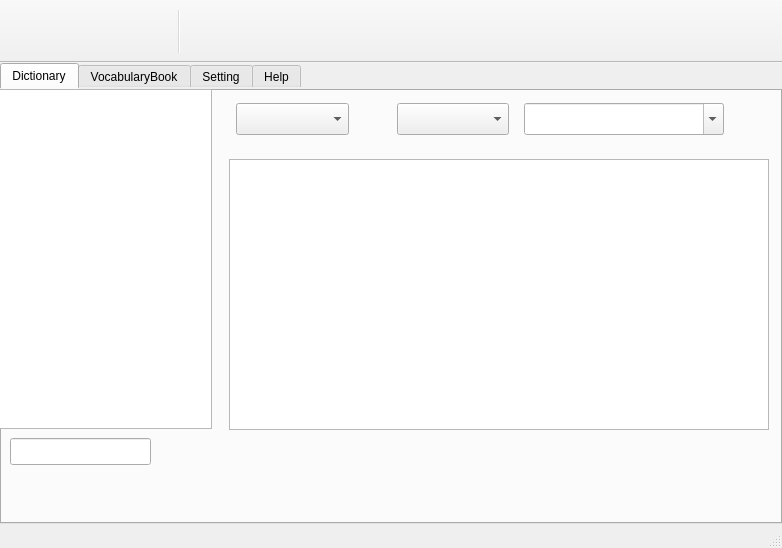
<?xml version="1.0" encoding="UTF-8"?>
<ui version="4.0">
 <class>MainWindow</class>
 <widget class="QMainWindow" name="MainWindow">
  <property name="geometry">
   <rect>
    <x>0</x>
    <y>0</y>
    <width>782</width>
    <height>548</height>
   </rect>
  </property>
  <property name="sizePolicy">
   <sizepolicy hsizetype="Fixed" vsizetype="Fixed">
    <horstretch>0</horstretch>
    <verstretch>0</verstretch>
   </sizepolicy>
  </property>
  <property name="minimumSize">
   <size>
    <width>782</width>
    <height>548</height>
   </size>
  </property>
  <property name="maximumSize">
   <size>
    <width>782</width>
    <height>548</height>
   </size>
  </property>
  <property name="sizeIncrement">
   <size>
    <width>0</width>
    <height>0</height>
   </size>
  </property>
  <property name="focusPolicy">
   <enum>Qt::NoFocus</enum>
  </property>
  <property name="windowTitle">
   <string/>
  </property>
  <property name="windowIcon">
   <iconset resource="mainwindow.qrc">
    <normaloff>:/res/appicon.png</normaloff>:/res/appicon.png</iconset>
  </property>
  <property name="iconSize">
   <size>
    <width>128</width>
    <height>128</height>
   </size>
  </property>
  <widget class="QWidget" name="centralWidget">
   <property name="focusPolicy">
    <enum>Qt::NoFocus</enum>
   </property>
   <widget class="QTabWidget" name="tabWidget">
    <property name="geometry">
     <rect>
      <x>0</x>
      <y>0</y>
      <width>782</width>
      <height>461</height>
     </rect>
    </property>
    <property name="sizePolicy">
     <sizepolicy hsizetype="Maximum" vsizetype="Maximum">
      <horstretch>0</horstretch>
      <verstretch>0</verstretch>
     </sizepolicy>
    </property>
    <property name="focusPolicy">
     <enum>Qt::NoFocus</enum>
    </property>
    <property name="layoutDirection">
     <enum>Qt::LeftToRight</enum>
    </property>
    <property name="styleSheet">
     <string notr="true">#tabWidget { 
     border: 0px solid gray; 
     border-radius: 0px; 
 } </string>
    </property>
    <property name="tabPosition">
     <enum>QTabWidget::North</enum>
    </property>
    <property name="tabShape">
     <enum>QTabWidget::Rounded</enum>
    </property>
    <property name="currentIndex">
     <number>0</number>
    </property>
    <property name="iconSize">
     <size>
      <width>20</width>
      <height>20</height>
     </size>
    </property>
    <property name="elideMode">
     <enum>Qt::ElideNone</enum>
    </property>
    <property name="usesScrollButtons">
     <bool>false</bool>
    </property>
    <widget class="QWidget" name="dictTab">
     <attribute name="title">
      <string>Dictionary</string>
     </attribute>
     <widget class="QListView" name="indexListView">
      <property name="geometry">
       <rect>
        <x>-1</x>
        <y>0</y>
        <width>213</width>
        <height>340</height>
       </rect>
      </property>
      <property name="acceptDrops">
       <bool>false</bool>
      </property>
      <property name="toolTip">
       <string/>
      </property>
      <property name="accessibleName">
       <string/>
      </property>
      <property name="editTriggers">
       <set>QAbstractItemView::NoEditTriggers</set>
      </property>
      <property name="showDropIndicator" stdset="0">
       <bool>false</bool>
      </property>
     </widget>
     <widget class="QComboBox" name="srcLanComboBox">
      <property name="geometry">
       <rect>
        <x>236</x>
        <y>14</y>
        <width>113</width>
        <height>32</height>
       </rect>
      </property>
      <property name="toolTip">
       <string>&lt;html&gt;&lt;head/&gt;&lt;body&gt;&lt;p&gt;Select source language.&lt;/p&gt;&lt;p&gt;'any' means not specified.&lt;/p&gt;&lt;/body&gt;&lt;/html&gt;</string>
      </property>
     </widget>
     <widget class="QComboBox" name="detLanComboBox">
      <property name="geometry">
       <rect>
        <x>397</x>
        <y>14</y>
        <width>112</width>
        <height>32</height>
       </rect>
      </property>
      <property name="toolTip">
       <string>&lt;html&gt;&lt;head/&gt;&lt;body&gt;&lt;p&gt;Select destination language.&lt;/p&gt;&lt;p&gt;'any' means not specified.&lt;/p&gt;&lt;/body&gt;&lt;/html&gt;</string>
      </property>
     </widget>
     <widget class="QLabel" name="label">
      <property name="geometry">
       <rect>
        <x>356</x>
        <y>21</y>
        <width>32</width>
        <height>18</height>
       </rect>
      </property>
      <property name="text">
       <string/>
      </property>
      <property name="pixmap">
       <pixmap resource="mainwindow.qrc">:/res/to_right_arrow.png</pixmap>
      </property>
     </widget>
     <widget class="QTextEdit" name="dictTextEdit">
      <property name="geometry">
       <rect>
        <x>229</x>
        <y>70</y>
        <width>540</width>
        <height>271</height>
       </rect>
      </property>
      <property name="acceptDrops">
       <bool>false</bool>
      </property>
      <property name="readOnly">
       <bool>true</bool>
      </property>
     </widget>
     <widget class="QToolButton" name="pgupToolButton2">
      <property name="geometry">
       <rect>
        <x>9</x>
        <y>378</y>
        <width>24</width>
        <height>32</height>
       </rect>
      </property>
      <property name="text">
       <string/>
      </property>
      <property name="icon">
       <iconset resource="mainwindow.qrc">
        <normaloff>:/res/left_arrow2.png</normaloff>:/res/left_arrow2.png</iconset>
      </property>
      <property name="iconSize">
       <size>
        <width>18</width>
        <height>32</height>
       </size>
      </property>
      <property name="autoRaise">
       <bool>true</bool>
      </property>
      <property name="arrowType">
       <enum>Qt::NoArrow</enum>
      </property>
     </widget>
     <widget class="QToolButton" name="pgupToolButton1">
      <property name="geometry">
       <rect>
        <x>47</x>
        <y>378</y>
        <width>24</width>
        <height>32</height>
       </rect>
      </property>
      <property name="text">
       <string/>
      </property>
      <property name="icon">
       <iconset resource="mainwindow.qrc">
        <normaloff>:/res/left_arrow.png</normaloff>:/res/left_arrow.png</iconset>
      </property>
      <property name="iconSize">
       <size>
        <width>18</width>
        <height>32</height>
       </size>
      </property>
      <property name="autoRaise">
       <bool>true</bool>
      </property>
     </widget>
     <widget class="QToolButton" name="pgdownToolButton1">
      <property name="geometry">
       <rect>
        <x>87</x>
        <y>378</y>
        <width>24</width>
        <height>32</height>
       </rect>
      </property>
      <property name="text">
       <string/>
      </property>
      <property name="icon">
       <iconset resource="mainwindow.qrc">
        <normaloff>:/res/right_arrow.png</normaloff>:/res/right_arrow.png</iconset>
      </property>
      <property name="iconSize">
       <size>
        <width>18</width>
        <height>32</height>
       </size>
      </property>
      <property name="autoRaise">
       <bool>true</bool>
      </property>
     </widget>
     <widget class="QToolButton" name="pgdownToolButton2">
      <property name="geometry">
       <rect>
        <x>126</x>
        <y>378</y>
        <width>24</width>
        <height>32</height>
       </rect>
      </property>
      <property name="text">
       <string/>
      </property>
      <property name="icon">
       <iconset resource="mainwindow.qrc">
        <normaloff>:/res/right_arrow2.png</normaloff>:/res/right_arrow2.png</iconset>
      </property>
      <property name="iconSize">
       <size>
        <width>18</width>
        <height>32</height>
       </size>
      </property>
      <property name="autoRaise">
       <bool>true</bool>
      </property>
     </widget>
     <widget class="QLineEdit" name="indexLineEdit">
      <property name="geometry">
       <rect>
        <x>10</x>
        <y>349</y>
        <width>141</width>
        <height>27</height>
       </rect>
      </property>
      <property name="toolTip">
       <string>Filter by a prefix</string>
      </property>
      <property name="statusTip">
       <string/>
      </property>
      <property name="placeholderText">
       <string/>
      </property>
     </widget>
     <widget class="QToolButton" name="saveButton">
      <property name="geometry">
       <rect>
        <x>705</x>
        <y>350</y>
        <width>48</width>
        <height>48</height>
       </rect>
      </property>
      <property name="toolTip">
       <string>Add to vocabulary book</string>
      </property>
      <property name="text">
       <string/>
      </property>
      <property name="icon">
       <iconset resource="mainwindow.qrc">
        <normaloff>:/res/favorite.png</normaloff>:/res/favorite.png</iconset>
      </property>
      <property name="iconSize">
       <size>
        <width>48</width>
        <height>48</height>
       </size>
      </property>
      <property name="autoRaise">
       <bool>true</bool>
      </property>
     </widget>
     <widget class="QToolButton" name="netdictButton">
      <property name="geometry">
       <rect>
        <x>630</x>
        <y>350</y>
        <width>48</width>
        <height>48</height>
       </rect>
      </property>
      <property name="toolTip">
       <string>No action</string>
      </property>
      <property name="text">
       <string/>
      </property>
      <property name="icon">
       <iconset resource="mainwindow.qrc">
        <normaloff>:/res/web.png</normaloff>:/res/web.png</iconset>
      </property>
      <property name="iconSize">
       <size>
        <width>48</width>
        <height>48</height>
       </size>
      </property>
      <property name="autoRaise">
       <bool>true</bool>
      </property>
     </widget>
     <widget class="QToolButton" name="queryButton">
      <property name="geometry">
       <rect>
        <x>729</x>
        <y>6</y>
        <width>48</width>
        <height>48</height>
       </rect>
      </property>
      <property name="toolTip">
       <string>Lookup</string>
      </property>
      <property name="text">
       <string/>
      </property>
      <property name="icon">
       <iconset resource="mainwindow.qrc">
        <normaloff>:/res/search.png</normaloff>:/res/search.png</iconset>
      </property>
      <property name="iconSize">
       <size>
        <width>48</width>
        <height>48</height>
       </size>
      </property>
      <property name="autoRaise">
       <bool>true</bool>
      </property>
     </widget>
     <widget class="QComboBox" name="inputComboBox">
      <property name="geometry">
       <rect>
        <x>524</x>
        <y>14</y>
        <width>200</width>
        <height>32</height>
       </rect>
      </property>
      <property name="focusPolicy">
       <enum>Qt::WheelFocus</enum>
      </property>
      <property name="editable">
       <bool>true</bool>
      </property>
     </widget>
    </widget>
    <widget class="QWidget" name="vocabularyTab">
     <attribute name="title">
      <string>VocabularyBook</string>
     </attribute>
     <widget class="QLineEdit" name="vbInput">
      <property name="geometry">
       <rect>
        <x>127</x>
        <y>30</y>
        <width>290</width>
        <height>32</height>
       </rect>
      </property>
      <property name="readOnly">
       <bool>false</bool>
      </property>
     </widget>
     <widget class="QRadioButton" name="vbExplHideradioButton">
      <property name="geometry">
       <rect>
        <x>670</x>
        <y>30</y>
        <width>81</width>
        <height>23</height>
       </rect>
      </property>
      <property name="text">
       <string>Hide</string>
      </property>
     </widget>
     <widget class="QTableView" name="vbookTableView">
      <property name="geometry">
       <rect>
        <x>70</x>
        <y>80</y>
        <width>460</width>
        <height>331</height>
       </rect>
      </property>
      <property name="palette">
       <palette>
        <active>
         <colorrole role="Text">
          <brush brushstyle="SolidPattern">
           <color alpha="255">
            <red>0</red>
            <green>0</green>
            <blue>255</blue>
           </color>
          </brush>
         </colorrole>
        </active>
        <inactive>
         <colorrole role="Text">
          <brush brushstyle="SolidPattern">
           <color alpha="255">
            <red>0</red>
            <green>0</green>
            <blue>255</blue>
           </color>
          </brush>
         </colorrole>
        </inactive>
        <disabled>
         <colorrole role="Text">
          <brush brushstyle="SolidPattern">
           <color alpha="255">
            <red>124</red>
            <green>120</green>
            <blue>119</blue>
           </color>
          </brush>
         </colorrole>
        </disabled>
       </palette>
      </property>
      <property name="font">
       <font>
        <family>Sans Serif</family>
       </font>
      </property>
      <property name="focusPolicy">
       <enum>Qt::StrongFocus</enum>
      </property>
      <property name="horizontalScrollBarPolicy">
       <enum>Qt::ScrollBarAlwaysOff</enum>
      </property>
      <property name="sizeAdjustPolicy">
       <enum>QAbstractScrollArea::AdjustIgnored</enum>
      </property>
      <property name="selectionMode">
       <enum>QAbstractItemView::SingleSelection</enum>
      </property>
      <property name="selectionBehavior">
       <enum>QAbstractItemView::SelectRows</enum>
      </property>
      <attribute name="horizontalHeaderVisible">
       <bool>false</bool>
      </attribute>
      <attribute name="horizontalHeaderHighlightSections">
       <bool>true</bool>
      </attribute>
      <attribute name="horizontalHeaderShowSortIndicator" stdset="0">
       <bool>false</bool>
      </attribute>
      <attribute name="verticalHeaderDefaultSectionSize">
       <number>50</number>
      </attribute>
      <attribute name="verticalHeaderHighlightSections">
       <bool>false</bool>
      </attribute>
     </widget>
     <widget class="QToolButton" name="vbdelToolButton">
      <property name="geometry">
       <rect>
        <x>20</x>
        <y>140</y>
        <width>32</width>
        <height>32</height>
       </rect>
      </property>
      <property name="toolTip">
       <string>&lt;html&gt;&lt;head/&gt;&lt;body&gt;&lt;p&gt;Delete a item&lt;/p&gt;&lt;/body&gt;&lt;/html&gt;</string>
      </property>
      <property name="text">
       <string/>
      </property>
      <property name="icon">
       <iconset resource="mainwindow.qrc">
        <normaloff>:/res/remove.png</normaloff>:/res/remove.png</iconset>
      </property>
      <property name="iconSize">
       <size>
        <width>32</width>
        <height>32</height>
       </size>
      </property>
      <property name="autoRaise">
       <bool>true</bool>
      </property>
     </widget>
     <widget class="QToolButton" name="vbclearToolButton">
      <property name="geometry">
       <rect>
        <x>20</x>
        <y>190</y>
        <width>32</width>
        <height>32</height>
       </rect>
      </property>
      <property name="toolTip">
       <string>&lt;html&gt;&lt;head/&gt;&lt;body&gt;&lt;p&gt;Delete all items&lt;/p&gt;&lt;/body&gt;&lt;/html&gt;</string>
      </property>
      <property name="text">
       <string/>
      </property>
      <property name="icon">
       <iconset resource="mainwindow.qrc">
        <normaloff>:/res/clear_all.png</normaloff>:/res/clear_all.png</iconset>
      </property>
      <property name="iconSize">
       <size>
        <width>32</width>
        <height>32</height>
       </size>
      </property>
      <property name="autoRaise">
       <bool>true</bool>
      </property>
     </widget>
     <widget class="QLabel" name="vbExplLabel">
      <property name="geometry">
       <rect>
        <x>555</x>
        <y>80</y>
        <width>205</width>
        <height>320</height>
       </rect>
      </property>
      <property name="palette">
       <palette>
        <active>
         <colorrole role="Text">
          <brush brushstyle="SolidPattern">
           <color alpha="255">
            <red>0</red>
            <green>0</green>
            <blue>255</blue>
           </color>
          </brush>
         </colorrole>
        </active>
        <inactive>
         <colorrole role="Text">
          <brush brushstyle="SolidPattern">
           <color alpha="255">
            <red>0</red>
            <green>0</green>
            <blue>255</blue>
           </color>
          </brush>
         </colorrole>
        </inactive>
        <disabled>
         <colorrole role="Text">
          <brush brushstyle="SolidPattern">
           <color alpha="255">
            <red>124</red>
            <green>120</green>
            <blue>119</blue>
           </color>
          </brush>
         </colorrole>
        </disabled>
       </palette>
      </property>
      <property name="font">
       <font>
        <family>Sans Serif</family>
       </font>
      </property>
      <property name="text">
       <string/>
      </property>
      <property name="scaledContents">
       <bool>false</bool>
      </property>
      <property name="wordWrap">
       <bool>true</bool>
      </property>
     </widget>
     <widget class="QComboBox" name="vbModeComboBox">
      <property name="geometry">
       <rect>
        <x>20</x>
        <y>30</y>
        <width>88</width>
        <height>32</height>
       </rect>
      </property>
     </widget>
     <widget class="QToolButton" name="vbpreItemTlBtn">
      <property name="geometry">
       <rect>
        <x>17</x>
        <y>240</y>
        <width>38</width>
        <height>38</height>
       </rect>
      </property>
      <property name="toolTip">
       <string>&lt;html&gt;&lt;head/&gt;&lt;body&gt;&lt;p&gt;Move  up a  item&lt;/p&gt;&lt;/body&gt;&lt;/html&gt;</string>
      </property>
      <property name="text">
       <string/>
      </property>
      <property name="icon">
       <iconset resource="mainwindow.qrc">
        <normaloff>:/res/up-48x48.png</normaloff>:/res/up-48x48.png</iconset>
      </property>
      <property name="iconSize">
       <size>
        <width>48</width>
        <height>48</height>
       </size>
      </property>
      <property name="autoRaise">
       <bool>true</bool>
      </property>
     </widget>
     <widget class="QToolButton" name="vbnextItemTlBtn">
      <property name="geometry">
       <rect>
        <x>18</x>
        <y>296</y>
        <width>38</width>
        <height>38</height>
       </rect>
      </property>
      <property name="toolTip">
       <string>&lt;html&gt;&lt;head/&gt;&lt;body&gt;&lt;p&gt;Move down a item&lt;/p&gt;&lt;/body&gt;&lt;/html&gt;</string>
      </property>
      <property name="text">
       <string/>
      </property>
      <property name="icon">
       <iconset resource="mainwindow.qrc">
        <normaloff>:/res/down-48x48.png</normaloff>:/res/down-48x48.png</iconset>
      </property>
      <property name="iconSize">
       <size>
        <width>48</width>
        <height>48</height>
       </size>
      </property>
      <property name="autoRaise">
       <bool>true</bool>
      </property>
     </widget>
     <widget class="QLabel" name="vbExamScoreLabel">
      <property name="geometry">
       <rect>
        <x>531</x>
        <y>30</y>
        <width>109</width>
        <height>25</height>
       </rect>
      </property>
      <property name="text">
       <string/>
      </property>
     </widget>
     <widget class="QComboBox" name="vbcmbRepeatCount">
      <property name="geometry">
       <rect>
        <x>438</x>
        <y>30</y>
        <width>61</width>
        <height>31</height>
       </rect>
      </property>
      <property name="focusPolicy">
       <enum>Qt::StrongFocus</enum>
      </property>
      <property name="toolTip">
       <string>&lt;html&gt;&lt;head/&gt;&lt;body&gt;&lt;p&gt;How many times for studying a word&lt;/p&gt;&lt;/body&gt;&lt;/html&gt;</string>
      </property>
      <property name="layoutDirection">
       <enum>Qt::LeftToRight</enum>
      </property>
      <property name="editable">
       <bool>false</bool>
      </property>
      <property name="currentText">
       <string comment="0">3</string>
      </property>
      <item>
       <property name="text">
        <string>3</string>
       </property>
      </item>
      <item>
       <property name="text">
        <string>5</string>
       </property>
      </item>
      <item>
       <property name="text">
        <string>8</string>
       </property>
      </item>
      <item>
       <property name="text">
        <string>12</string>
       </property>
      </item>
      <item>
       <property name="text">
        <string>20</string>
       </property>
      </item>
      <item>
       <property name="text">
        <string>100</string>
       </property>
      </item>
     </widget>
    </widget>
    <widget class="QWidget" name="settingTab">
     <property name="enabled">
      <bool>true</bool>
     </property>
     <attribute name="title">
      <string>Setting</string>
     </attribute>
     <widget class="QTabWidget" name="settingTabWidget">
      <property name="geometry">
       <rect>
        <x>0</x>
        <y>0</y>
        <width>777</width>
        <height>421</height>
       </rect>
      </property>
      <property name="focusPolicy">
       <enum>Qt::NoFocus</enum>
      </property>
      <property name="styleSheet">
       <string notr="true">#setting_Tab { 
     border: 0px solid gray; 
     border-radius: 0px; 
 } </string>
      </property>
      <property name="tabPosition">
       <enum>QTabWidget::South</enum>
      </property>
      <property name="currentIndex">
       <number>0</number>
      </property>
      <property name="elideMode">
       <enum>Qt::ElideNone</enum>
      </property>
      <property name="documentMode">
       <bool>true</bool>
      </property>
      <property name="tabsClosable">
       <bool>false</bool>
      </property>
      <widget class="QWidget" name="tab">
       <property name="styleSheet">
        <string notr="true">#tab { 
     border: 0px solid gray; 
     border-radius: 0px; 
 } </string>
       </property>
       <attribute name="title">
        <string>General</string>
       </attribute>
       <widget class="QGroupBox" name="groupBox_3">
        <property name="geometry">
         <rect>
          <x>14</x>
          <y>0</y>
          <width>380</width>
          <height>381</height>
         </rect>
        </property>
        <property name="toolTip">
         <string>&lt;html&gt;&lt;head/&gt;&lt;body&gt;&lt;p&gt;After double click selection on &lt;span style=&quot; color:#0000ff;&quot;&gt;emacs&lt;/span&gt;, left button click will do the selection again,&lt;span style=&quot; color:#ff0000;&quot;&gt; temporarily turn on &lt;/span&gt; this switch  can prevent this situation.&lt;/p&gt;&lt;/body&gt;&lt;/html&gt;</string>
        </property>
        <property name="styleSheet">
         <string notr="true">#groupBox_3 { 
     border: 0px solid gray; 
     border-radius: 0px; 
 } </string>
        </property>
        <property name="title">
         <string>Option</string>
        </property>
        <widget class="QLabel" name="uilanLabel">
         <property name="geometry">
          <rect>
           <x>25</x>
           <y>60</y>
           <width>118</width>
           <height>26</height>
          </rect>
         </property>
         <property name="text">
          <string>UI Language</string>
         </property>
        </widget>
        <widget class="QComboBox" name="uilanComboBox">
         <property name="geometry">
          <rect>
           <x>149</x>
           <y>60</y>
           <width>210</width>
           <height>27</height>
          </rect>
         </property>
         <property name="toolTip">
          <string/>
         </property>
         <item>
          <property name="text">
           <string>English</string>
          </property>
         </item>
         <item>
          <property name="text">
           <string>汉语</string>
          </property>
         </item>
        </widget>
        <widget class="QLabel" name="fontSizeLabel">
         <property name="geometry">
          <rect>
           <x>25</x>
           <y>161</y>
           <width>102</width>
           <height>17</height>
          </rect>
         </property>
         <property name="text">
          <string>Font Size</string>
         </property>
        </widget>
        <widget class="QComboBox" name="fontsizeComboBox">
         <property name="geometry">
          <rect>
           <x>147</x>
           <y>156</y>
           <width>211</width>
           <height>27</height>
          </rect>
         </property>
         <property name="toolTip">
          <string/>
         </property>
         <item>
          <property name="text">
           <string>9</string>
          </property>
         </item>
         <item>
          <property name="text">
           <string>10</string>
          </property>
         </item>
         <item>
          <property name="text">
           <string>11</string>
          </property>
         </item>
        </widget>
        <widget class="QLabel" name="fontLabel">
         <property name="geometry">
          <rect>
           <x>25</x>
           <y>113</y>
           <width>87</width>
           <height>17</height>
          </rect>
         </property>
         <property name="text">
          <string>Font</string>
         </property>
        </widget>
        <widget class="QCheckBox" name="systemTrayCheckBox">
         <property name="geometry">
          <rect>
           <x>25</x>
           <y>290</y>
           <width>157</width>
           <height>25</height>
          </rect>
         </property>
         <property name="layoutDirection">
          <enum>Qt::LeftToRight</enum>
         </property>
         <property name="text">
          <string>System Tray </string>
         </property>
         <property name="tristate">
          <bool>false</bool>
         </property>
        </widget>
        <widget class="QFontComboBox" name="fontComboBox">
         <property name="enabled">
          <bool>true</bool>
         </property>
         <property name="geometry">
          <rect>
           <x>146</x>
           <y>107</y>
           <width>209</width>
           <height>27</height>
          </rect>
         </property>
         <property name="toolTip">
          <string/>
         </property>
         <property name="editable">
          <bool>false</bool>
         </property>
        </widget>
        <widget class="QToolButton" name="resetSettingToolButton">
         <property name="geometry">
          <rect>
           <x>10</x>
           <y>340</y>
           <width>318</width>
           <height>31</height>
          </rect>
         </property>
         <property name="toolTip">
          <string/>
         </property>
         <property name="text">
          <string>Restore to Default Setting</string>
         </property>
        </widget>
        <widget class="QCheckBox" name="nonRepeatSelectionCheckBox">
         <property name="geometry">
          <rect>
           <x>25</x>
           <y>210</y>
           <width>222</width>
           <height>25</height>
          </rect>
         </property>
         <property name="toolTip">
          <string>&lt;html&gt;&lt;head/&gt;&lt;body&gt;&lt;p&gt;After double click selection on &lt;span style=&quot; color:#0000ff;&quot;&gt;Emacs,&lt;/span&gt; left click will do the selection again,&lt;span style=&quot; color:#0000ff;&quot;/&gt;&lt;span style=&quot; color:#ff0000;&quot;&gt;turn on&lt;/span&gt; this switch can prevent this situation。&lt;/p&gt;&lt;/body&gt;&lt;/html&gt;</string>
         </property>
         <property name="layoutDirection">
          <enum>Qt::LeftToRight</enum>
         </property>
         <property name="text">
          <string>Non-repeat selection</string>
         </property>
         <property name="tristate">
          <bool>false</bool>
         </property>
        </widget>
       </widget>
      </widget>
      <widget class="QWidget" name="tab_2">
       <property name="styleSheet">
        <string notr="true">#tab_2 { 
     border: 0px solid gray; 
     border-radius: 0px; 
 } </string>
       </property>
       <attribute name="title">
        <string>Dict</string>
       </attribute>
       <widget class="QGroupBox" name="cwsGroupBox">
        <property name="enabled">
         <bool>true</bool>
        </property>
        <property name="geometry">
         <rect>
          <x>350</x>
          <y>10</y>
          <width>424</width>
          <height>371</height>
         </rect>
        </property>
        <property name="autoFillBackground">
         <bool>false</bool>
        </property>
        <property name="styleSheet">
         <string notr="true">#cwsGroupBox { 
     border: 1px solid gray; 
     border-radius: 1px; 
 } </string>
        </property>
        <property name="title">
         <string>Capture Word Setting</string>
        </property>
        <property name="checkable">
         <bool>false</bool>
        </property>
        <property name="checked">
         <bool>false</bool>
        </property>
        <widget class="QGroupBox" name="cwsGroupBox1">
         <property name="geometry">
          <rect>
           <x>10</x>
           <y>40</y>
           <width>384</width>
           <height>101</height>
          </rect>
         </property>
         <property name="toolTip">
          <string/>
         </property>
         <property name="autoFillBackground">
          <bool>false</bool>
         </property>
         <property name="styleSheet">
          <string notr="true">#cwsGroupBox1{ 
     border: 0px solid gray; 
     border-radius: 0px;
 }</string>
         </property>
         <property name="title">
          <string>Enable Setting</string>
         </property>
         <property name="flat">
          <bool>false</bool>
         </property>
         <property name="checkable">
          <bool>false</bool>
         </property>
         <widget class="QCheckBox" name="cwsEnableCheckBox">
          <property name="geometry">
           <rect>
            <x>8</x>
            <y>38</y>
            <width>91</width>
            <height>22</height>
           </rect>
          </property>
          <property name="toolTip">
           <string>&lt;html&gt;&lt;head/&gt;&lt;body&gt;&lt;p&gt;Enable/disable capture&lt;/p&gt;&lt;/body&gt;&lt;/html&gt;</string>
          </property>
          <property name="text">
           <string>Enable</string>
          </property>
         </widget>
        </widget>
        <widget class="QGroupBox" name="cwsGroupBox2">
         <property name="geometry">
          <rect>
           <x>10</x>
           <y>160</y>
           <width>385</width>
           <height>71</height>
          </rect>
         </property>
         <property name="styleSheet">
          <string notr="true">#cwsGroupBox2{ 
     border: 0px solid gray; 
     border-radius: 1px; 
 } </string>
         </property>
         <property name="title">
          <string>Capture Method</string>
         </property>
         <property name="flat">
          <bool>false</bool>
         </property>
         <widget class="QCheckBox" name="cwsSelectionCheckBox">
          <property name="geometry">
           <rect>
            <x>9</x>
            <y>38</y>
            <width>177</width>
            <height>22</height>
           </rect>
          </property>
          <property name="toolTip">
           <string>&lt;html&gt;&lt;head/&gt;&lt;body&gt;&lt;p&gt;Capture by mouse selection or double click text (highlighted text).&lt;/p&gt;&lt;/body&gt;&lt;/html&gt;</string>
          </property>
          <property name="text">
           <string>Mouse Selection</string>
          </property>
         </widget>
         <widget class="QCheckBox" name="cwsClipboardCheckBox">
          <property name="geometry">
           <rect>
            <x>218</x>
            <y>38</y>
            <width>129</width>
            <height>22</height>
           </rect>
          </property>
          <property name="toolTip">
           <string>&lt;html&gt;&lt;head/&gt;&lt;body&gt;&lt;p&gt;Capture word of clipboard.&lt;/p&gt;&lt;/body&gt;&lt;/html&gt;</string>
          </property>
          <property name="text">
           <string>Clipboard</string>
          </property>
         </widget>
         <widget class="QCheckBox" name="cwsMouseCheckBox">
          <property name="enabled">
           <bool>true</bool>
          </property>
          <property name="geometry">
           <rect>
            <x>335</x>
            <y>38</y>
            <width>63</width>
            <height>20</height>
           </rect>
          </property>
          <property name="toolTip">
           <string>&lt;html&gt;&lt;head/&gt;&lt;body&gt;&lt;p&gt;Capture word by mouse over.&lt;/p&gt;&lt;p&gt;Not support  windows_x64  yet.&lt;/p&gt;&lt;/body&gt;&lt;/html&gt;</string>
          </property>
          <property name="text">
           <string>Mouse Over</string>
          </property>
          <property name="checkable">
           <bool>true</bool>
          </property>
         </widget>
        </widget>
        <widget class="QGroupBox" name="cwsGroupBox3">
         <property name="geometry">
          <rect>
           <x>10</x>
           <y>261</y>
           <width>380</width>
           <height>80</height>
          </rect>
         </property>
         <property name="styleSheet">
          <string notr="true">#cwsGroupBox3{ 
     border: 0px solid gray; 
     border-radius: 1px; 
 } </string>
         </property>
         <property name="title">
          <string>Capture Dialog</string>
         </property>
         <widget class="QCheckBox" name="cwsAutoCloseEnCheckBox">
          <property name="geometry">
           <rect>
            <x>9</x>
            <y>38</y>
            <width>133</width>
            <height>21</height>
           </rect>
          </property>
          <property name="text">
           <string>Autoclose</string>
          </property>
         </widget>
        </widget>
        <widget class="QLabel" name="label_2">
         <property name="geometry">
          <rect>
           <x>382</x>
           <y>110</y>
           <width>16</width>
           <height>17</height>
          </rect>
         </property>
         <property name="text">
          <string>&gt;</string>
         </property>
        </widget>
        <widget class="QComboBox" name="cwsShortcutkeyComboBox">
         <property name="geometry">
          <rect>
           <x>282</x>
           <y>105</y>
           <width>85</width>
           <height>27</height>
          </rect>
         </property>
         <property name="editable">
          <bool>false</bool>
         </property>
         <property name="currentText">
          <string>KEY_A</string>
         </property>
         <item>
          <property name="text">
           <string>KEY_A</string>
          </property>
         </item>
         <item>
          <property name="text">
           <string>KEY_B</string>
          </property>
         </item>
         <item>
          <property name="text">
           <string>KEY_C</string>
          </property>
         </item>
         <item>
          <property name="text">
           <string>KEY_D</string>
          </property>
         </item>
         <item>
          <property name="text">
           <string>KEY_E</string>
          </property>
         </item>
         <item>
          <property name="text">
           <string>KEY_F</string>
          </property>
         </item>
         <item>
          <property name="text">
           <string>KEY_G</string>
          </property>
         </item>
         <item>
          <property name="text">
           <string>KEY_H</string>
          </property>
         </item>
         <item>
          <property name="text">
           <string>KEY_I</string>
          </property>
         </item>
         <item>
          <property name="text">
           <string>KEY_J</string>
          </property>
         </item>
         <item>
          <property name="text">
           <string>KEY_K</string>
          </property>
         </item>
         <item>
          <property name="text">
           <string>KEY_L</string>
          </property>
         </item>
         <item>
          <property name="text">
           <string>KEY_M</string>
          </property>
         </item>
         <item>
          <property name="text">
           <string>KEY_N</string>
          </property>
         </item>
         <item>
          <property name="text">
           <string>KEY_O</string>
          </property>
         </item>
         <item>
          <property name="text">
           <string>KEY_P</string>
          </property>
         </item>
         <item>
          <property name="text">
           <string>KEY_Q</string>
          </property>
         </item>
         <item>
          <property name="text">
           <string>KEY_R</string>
          </property>
         </item>
         <item>
          <property name="text">
           <string>KEY_S</string>
          </property>
         </item>
         <item>
          <property name="text">
           <string>KEY_T</string>
          </property>
         </item>
         <item>
          <property name="text">
           <string>KEY_U</string>
          </property>
         </item>
         <item>
          <property name="text">
           <string>KEY_V</string>
          </property>
         </item>
         <item>
          <property name="text">
           <string>KEY_W</string>
          </property>
         </item>
         <item>
          <property name="text">
           <string>KEY_X</string>
          </property>
         </item>
         <item>
          <property name="text">
           <string>KEY_Y</string>
          </property>
         </item>
         <item>
          <property name="text">
           <string>KEY_Z</string>
          </property>
         </item>
        </widget>
        <widget class="QLabel" name="cwsShortcutkeylabel">
         <property name="geometry">
          <rect>
           <x>22</x>
           <y>108</y>
           <width>131</width>
           <height>27</height>
          </rect>
         </property>
         <property name="toolTip">
          <string>&lt;!DOCTYPE HTML PUBLIC &quot;-//W3C//DTD HTML 4.0//EN&quot; &quot;http://www.w3.org/TR/REC-html40/strict.dtd&quot;&gt;
&lt;html&gt;&lt;head&gt;&lt;meta name=&quot;qrichtext&quot; content=&quot;1&quot; /&gt;&lt;style type=&quot;text/css&quot;&gt;
p, li { white-space: pre-wrap; }
&lt;/style&gt;&lt;/head&gt;&lt;body style=&quot; font-family:'Ubuntu'; font-size:11pt; font-weight:400; font-style:normal;&quot;&gt;
&lt;p style=&quot; margin-top:12px; margin-bottom:12px; margin-left:0px; margin-right:0px; -qt-block-indent:0; text-indent:0px;&quot;&gt;User can use this 'Shortcut Key' disable or enable capture temporarily, It don't change 'enable' state. &lt;/p&gt;
&lt;p style=&quot; margin-top:12px; margin-bottom:12px; margin-left:0px; margin-right:0px; -qt-block-indent:0; text-indent:0px;&quot;&gt;AlphaDict uses Ctrl+Alt as a modifier, choose a hotkey from key 'a' to 'z' (not casp lock).&lt;/p&gt;
&lt;p style=&quot; margin-top:12px; margin-bottom:12px; margin-left:0px; margin-right:0px; -qt-block-indent:0; text-indent:0px;&quot;&gt;On X11, if  shortcut key does't work, you can try clicking AlphaDict window.&lt;/p&gt;&lt;/body&gt;&lt;/html&gt;</string>
         </property>
         <property name="text">
          <string>&lt;html&gt;&lt;head/&gt;&lt;body&gt;&lt;p&gt;&lt;span style=&quot; font-weight:600;&quot;&gt;Shortcut Key&lt;/span&gt;&lt;/p&gt;&lt;/body&gt;&lt;/html&gt;</string>
         </property>
        </widget>
        <widget class="QLabel" name="cwsShortcutkeylabel_2">
         <property name="geometry">
          <rect>
           <x>158</x>
           <y>108</y>
           <width>121</width>
           <height>20</height>
          </rect>
         </property>
         <property name="toolTip">
          <string>&lt;!DOCTYPE HTML PUBLIC &quot;-//W3C//DTD HTML 4.0//EN&quot; &quot;http://www.w3.org/TR/REC-html40/strict.dtd&quot;&gt;
&lt;html&gt;&lt;head&gt;&lt;meta name=&quot;qrichtext&quot; content=&quot;1&quot; /&gt;&lt;style type=&quot;text/css&quot;&gt;
p, li { white-space: pre-wrap; }
&lt;/style&gt;&lt;/head&gt;&lt;body style=&quot; font-family:'Ubuntu'; font-size:11pt; font-weight:400; font-style:normal;&quot;&gt;
&lt;p style=&quot; margin-top:12px; margin-bottom:12px; margin-left:0px; margin-right:0px; -qt-block-indent:0; text-indent:0px;&quot;&gt;User can use this 'Shortcut Key' disable or enable capture temporarily, It don't change 'enable' state. &lt;/p&gt;
&lt;p style=&quot; margin-top:12px; margin-bottom:12px; margin-left:0px; margin-right:0px; -qt-block-indent:0; text-indent:0px;&quot;&gt;AlphaDict uses Ctrl+Alt as a modifier, choose a hotkey from key 'a' to 'z' (not casp lock).&lt;/p&gt;
&lt;p style=&quot; margin-top:12px; margin-bottom:12px; margin-left:0px; margin-right:0px; -qt-block-indent:0; text-indent:0px;&quot;&gt;On X11, if  shortcut key does't work, you can try clicking AlphaDict window.&lt;/p&gt;&lt;/body&gt;&lt;/html&gt;</string>
         </property>
         <property name="text">
          <string>&lt;html&gt;&lt;head/&gt;&lt;body&gt;&lt;p&gt;&amp;lt;Ctrl + Alt +&lt;/p&gt;&lt;/body&gt;&lt;/html&gt;</string>
         </property>
        </widget>
       </widget>
       <widget class="QListWidget" name="dictListWidget">
        <property name="geometry">
         <rect>
          <x>10</x>
          <y>10</y>
          <width>321</width>
          <height>321</height>
         </rect>
        </property>
        <property name="toolTip">
         <string/>
        </property>
        <property name="editTriggers">
         <set>QAbstractItemView::NoEditTriggers</set>
        </property>
        <property name="showDropIndicator" stdset="0">
         <bool>false</bool>
        </property>
        <property name="dragEnabled">
         <bool>false</bool>
        </property>
        <property name="dragDropMode">
         <enum>QAbstractItemView::NoDragDrop</enum>
        </property>
       </widget>
       <widget class="QToolButton" name="dictDownToolButton">
        <property name="geometry">
         <rect>
          <x>240</x>
          <y>340</y>
          <width>59</width>
          <height>30</height>
         </rect>
        </property>
        <property name="focusPolicy">
         <enum>Qt::ClickFocus</enum>
        </property>
        <property name="text">
         <string/>
        </property>
        <property name="icon">
         <iconset resource="mainwindow.qrc">
          <normaloff>:/res/down.png</normaloff>:/res/down.png</iconset>
        </property>
        <property name="iconSize">
         <size>
          <width>32</width>
          <height>32</height>
         </size>
        </property>
        <property name="autoRaise">
         <bool>false</bool>
        </property>
       </widget>
       <widget class="QToolButton" name="dictUpToolButton">
        <property name="geometry">
         <rect>
          <x>40</x>
          <y>340</y>
          <width>59</width>
          <height>30</height>
         </rect>
        </property>
        <property name="focusPolicy">
         <enum>Qt::ClickFocus</enum>
        </property>
        <property name="text">
         <string/>
        </property>
        <property name="icon">
         <iconset resource="mainwindow.qrc">
          <normaloff>:/res/up.png</normaloff>:/res/up.png</iconset>
        </property>
        <property name="iconSize">
         <size>
          <width>32</width>
          <height>32</height>
         </size>
        </property>
        <property name="autoRaise">
         <bool>false</bool>
        </property>
       </widget>
      </widget>
     </widget>
    </widget>
    <widget class="QWidget" name="helpTab">
     <attribute name="title">
      <string>Help</string>
     </attribute>
     <layout class="QHBoxLayout" name="horizontalLayout">
      <item>
       <widget class="QTextEdit" name="helpTextEdit">
        <property name="readOnly">
         <bool>true</bool>
        </property>
       </widget>
      </item>
     </layout>
    </widget>
   </widget>
  </widget>
  <widget class="QStatusBar" name="statusBar"/>
  <widget class="QToolBar" name="toolBar">
   <property name="windowTitle">
    <string>toolBar</string>
   </property>
   <property name="movable">
    <bool>false</bool>
   </property>
   <property name="iconSize">
    <size>
     <width>48</width>
     <height>48</height>
    </size>
   </property>
   <property name="floatable">
    <bool>false</bool>
   </property>
   <attribute name="toolBarArea">
    <enum>TopToolBarArea</enum>
   </attribute>
   <attribute name="toolBarBreak">
    <bool>false</bool>
   </attribute>
   <addaction name="actionVocabulary"/>
   <addaction name="actionSetting"/>
   <addaction name="actionHelp"/>
   <addaction name="separator"/>
  </widget>
  <action name="actionVocabulary">
   <property name="enabled">
    <bool>true</bool>
   </property>
   <property name="icon">
    <iconset resource="mainwindow.qrc">
     <normaloff>:/res/vocabulary.png</normaloff>:/res/vocabulary.png</iconset>
   </property>
   <property name="text">
    <string/>
   </property>
   <property name="toolTip">
    <string>&lt;html&gt;&lt;head/&gt;&lt;body&gt;&lt;p&gt;Vocabulary book&lt;/p&gt;&lt;/body&gt;&lt;/html&gt;</string>
   </property>
   <property name="iconVisibleInMenu">
    <bool>true</bool>
   </property>
  </action>
  <action name="actionSetting">
   <property name="icon">
    <iconset resource="mainwindow.qrc">
     <normaloff>:/res/setting.png</normaloff>:/res/setting.png</iconset>
   </property>
   <property name="text">
    <string/>
   </property>
   <property name="toolTip">
    <string>Setting</string>
   </property>
  </action>
  <action name="actionHelp">
   <property name="checkable">
    <bool>false</bool>
   </property>
   <property name="icon">
    <iconset resource="mainwindow.qrc">
     <normaloff>:/res/help.png</normaloff>:/res/help.png</iconset>
   </property>
   <property name="text">
    <string/>
   </property>
   <property name="toolTip">
    <string>Help</string>
   </property>
  </action>
 </widget>
 <layoutdefault spacing="6" margin="11"/>
 <resources>
  <include location="mainwindow.qrc"/>
 </resources>
 <connections/>
</ui>
